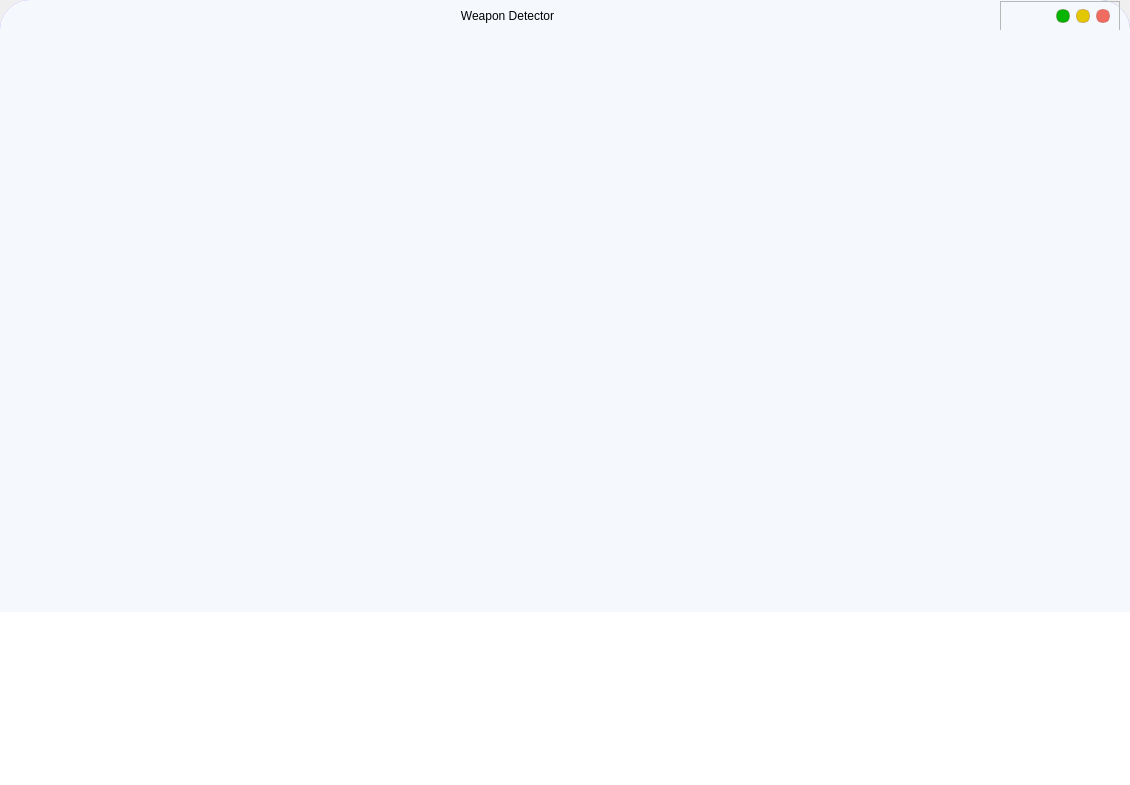
<?xml version="1.0" encoding="UTF-8"?>
<ui version="4.0">
 <class>MainWindow</class>
 <widget class="QMainWindow" name="MainWindow">
  <property name="geometry">
   <rect>
    <x>0</x>
    <y>0</y>
    <width>1130</width>
    <height>785</height>
   </rect>
  </property>
  <property name="windowTitle">
   <string>MainWindow</string>
  </property>
  <widget class="QWidget" name="Main_QW">
   <layout class="QGridLayout" name="gridLayout">
    <property name="leftMargin">
     <number>0</number>
    </property>
    <property name="topMargin">
     <number>0</number>
    </property>
    <property name="rightMargin">
     <number>0</number>
    </property>
    <property name="bottomMargin">
     <number>0</number>
    </property>
    <item row="0" column="0">
     <widget class="QFrame" name="Main_QF">
      <property name="styleSheet">
       <string notr="true">QFrame#Main_QF{
	background-color: qlineargradient(x0:0, y0:1, x1:1, y1:1,stop:0.4  rgb(107, 128, 210), stop:1 rgb(180, 140, 255));
border:0px solid red;
border-radius:30px
}</string>
      </property>
      <layout class="QGridLayout" name="gridLayout_2">
       <property name="leftMargin">
        <number>0</number>
       </property>
       <property name="topMargin">
        <number>0</number>
       </property>
       <property name="rightMargin">
        <number>0</number>
       </property>
       <property name="bottomMargin">
        <number>0</number>
       </property>
       <item row="0" column="0">
        <widget class="QFrame" name="ContentBox">
         <property name="styleSheet">
          <string notr="true">QFrame#ContentBox{
	background-color: rgb(245, 249, 254);
border:0px solid red;
border-radius:30px
}</string>
         </property>
         <property name="frameShape">
          <enum>QFrame::StyledPanel</enum>
         </property>
         <property name="frameShadow">
          <enum>QFrame::Raised</enum>
         </property>
         <layout class="QGridLayout" name="gridLayout_3">
          <property name="leftMargin">
           <number>0</number>
          </property>
          <property name="topMargin">
           <number>0</number>
          </property>
          <property name="rightMargin">
           <number>0</number>
          </property>
          <property name="bottomMargin">
           <number>0</number>
          </property>
          <item row="2" column="0">
           <layout class="QGridLayout" name="gridLayout_5">
            <item row="0" column="0">
             <layout class="QVBoxLayout" name="verticalLayout">
              <item>
               <layout class="QHBoxLayout" name="horizontalLayout">
                <property name="leftMargin">
                 <number>30</number>
                </property>
                <property name="rightMargin">
                 <number>30</number>
                </property>
                <item>
                 <widget class="QPushButton" name="prev_btn">
                  <property name="enabled">
                   <bool>true</bool>
                  </property>
                  <property name="minimumSize">
                   <size>
                    <width>130</width>
                    <height>130</height>
                   </size>
                  </property>
                  <property name="maximumSize">
                   <size>
                    <width>80</width>
                    <height>80</height>
                   </size>
                  </property>
                  <property name="autoFillBackground">
                   <bool>false</bool>
                  </property>
                  <property name="styleSheet">
                   <string notr="true">QPushButton{
background-image: url(assets/before.png);
background-repeat: no-repeat;
background-position: center;
border: none;
}</string>
                  </property>
                  <property name="text">
                   <string/>
                  </property>
                 </widget>
                </item>
                <item>
                 <widget class="QLabel" name="video">
                  <property name="minimumSize">
                   <size>
                    <width>640</width>
                    <height>550</height>
                   </size>
                  </property>
                  <property name="maximumSize">
                   <size>
                    <width>640</width>
                    <height>550</height>
                   </size>
                  </property>
                  <property name="styleSheet">
                   <string notr="true">QLabel{border-radius: 20px;}</string>
                  </property>
                  <property name="text">
                   <string/>
                  </property>
                 </widget>
                </item>
                <item>
                 <widget class="QPushButton" name="next_btn">
                  <property name="minimumSize">
                   <size>
                    <width>130</width>
                    <height>130</height>
                   </size>
                  </property>
                  <property name="maximumSize">
                   <size>
                    <width>80</width>
                    <height>80</height>
                   </size>
                  </property>
                  <property name="styleSheet">
                   <string notr="true">QPushButton{
background-image: url(assets/next.png);
background-repeat: no-repeat;
background-position: center;
border: none;
}</string>
                  </property>
                  <property name="text">
                   <string/>
                  </property>
                 </widget>
                </item>
               </layout>
              </item>
             </layout>
            </item>
            <item row="3" column="0">
             <widget class="QTextEdit" name="log">
              <property name="styleSheet">
               <string notr="true">QTextEdit {
    border-bottom-left-radius: 30px;
    border-bottom-right-radius: 30px;
}</string>
              </property>
             </widget>
            </item>
           </layout>
          </item>
          <item row="0" column="0">
           <widget class="QFrame" name="top">
            <property name="minimumSize">
             <size>
              <width>0</width>
              <height>30</height>
             </size>
            </property>
            <property name="maximumSize">
             <size>
              <width>16777215</width>
              <height>30</height>
             </size>
            </property>
            <property name="styleSheet">
             <string notr="true">QFrame#top{
background-color: rgba(255, 255, 255,0);
}</string>
            </property>
            <property name="frameShape">
             <enum>QFrame::StyledPanel</enum>
            </property>
            <property name="frameShadow">
             <enum>QFrame::Raised</enum>
            </property>
            <layout class="QGridLayout" name="gridLayout_4">
             <property name="leftMargin">
              <number>20</number>
             </property>
             <property name="topMargin">
              <number>0</number>
             </property>
             <property name="bottomMargin">
              <number>0</number>
             </property>
             <item row="0" column="0">
              <widget class="QLabel" name="explain_title">
               <property name="minimumSize">
                <size>
                 <width>0</width>
                 <height>30</height>
                </size>
               </property>
               <property name="maximumSize">
                <size>
                 <width>16777215</width>
                 <height>30</height>
                </size>
               </property>
               <property name="styleSheet">
                <string notr="true">font: 700 italic 11pt &quot;Segoe UI&quot;;</string>
               </property>
               <property name="text">
                <string>Weapon Detector</string>
               </property>
               <property name="alignment">
                <set>Qt::AlignCenter</set>
               </property>
              </widget>
             </item>
             <item row="0" column="1">
              <widget class="QFrame" name="buttons_sf">
               <property name="minimumSize">
                <size>
                 <width>120</width>
                 <height>30</height>
                </size>
               </property>
               <property name="maximumSize">
                <size>
                 <width>120</width>
                 <height>30</height>
                </size>
               </property>
               <property name="frameShape">
                <enum>QFrame::StyledPanel</enum>
               </property>
               <property name="frameShadow">
                <enum>QFrame::Raised</enum>
               </property>
               <layout class="QHBoxLayout" name="horizontalLayout_2">
                <property name="topMargin">
                 <number>0</number>
                </property>
                <property name="bottomMargin">
                 <number>0</number>
                </property>
                <item>
                 <widget class="QPushButton" name="add_camera">
                  <property name="minimumSize">
                   <size>
                    <width>0</width>
                    <height>20</height>
                   </size>
                  </property>
                  <property name="maximumSize">
                   <size>
                    <width>16777215</width>
                    <height>20</height>
                   </size>
                  </property>
                  <property name="cursor">
                   <cursorShape>PointingHandCursor</cursorShape>
                  </property>
                  <property name="styleSheet">
                   <string notr="true">QPushButton{
background-image: url(assets/new.png);
background-repeat: no-repeat;
background-position: center;
border: none;
}</string>
                  </property>
                  <property name="text">
                   <string/>
                  </property>
                 </widget>
                </item>
                <item>
                 <widget class="QPushButton" name="min_sf">
                  <property name="minimumSize">
                   <size>
                    <width>14</width>
                    <height>14</height>
                   </size>
                  </property>
                  <property name="maximumSize">
                   <size>
                    <width>14</width>
                    <height>14</height>
                   </size>
                  </property>
                  <property name="styleSheet">
                   <string notr="true">QPushButton{
	
	background-color: rgb(4, 180, 0);
border:1px solid rgba(113, 17, 15,50);
border-radius:6px;
}
QPushButton:hover {
background-color:rgb(62, 158, 47)
	
}
QPushButton:pressed {
	background-color: rgb(84, 171, 67);
}
</string>
                  </property>
                  <property name="text">
                   <string/>
                  </property>
                 </widget>
                </item>
                <item>
                 <widget class="QPushButton" name="max_sf">
                  <property name="minimumSize">
                   <size>
                    <width>14</width>
                    <height>14</height>
                   </size>
                  </property>
                  <property name="maximumSize">
                   <size>
                    <width>14</width>
                    <height>14</height>
                   </size>
                  </property>
                  <property name="styleSheet">
                   <string notr="true">QPushButton{
	
	background-color: rgb(227, 199, 0);
border:1px solid rgba(113, 17, 15,50);
border-radius:6px;
}
QPushButton:hover {
background-color:rgb(219, 209, 68)
	
}
QPushButton:pressed {
	background-color: rgb(209, 202, 96);
}
</string>
                  </property>
                  <property name="text">
                   <string/>
                  </property>
                 </widget>
                </item>
                <item>
                 <widget class="QPushButton" name="close_button">
                  <property name="minimumSize">
                   <size>
                    <width>14</width>
                    <height>14</height>
                   </size>
                  </property>
                  <property name="maximumSize">
                   <size>
                    <width>14</width>
                    <height>14</height>
                   </size>
                  </property>
                  <property name="styleSheet">
                   <string notr="true">QPushButton{
	
	background-color: rgb(240, 108, 96);
border:1px solid rgba(113, 17, 15,50);
border-radius:6px;
}
QPushButton:hover {
background-color:rgb(139, 29, 31)
	
}
QPushButton:pressed {
	background-color: rgb(232, 59, 35);
}
</string>
                  </property>
                  <property name="text">
                   <string/>
                  </property>
                 </widget>
                </item>
               </layout>
              </widget>
             </item>
            </layout>
           </widget>
          </item>
          <item row="1" column="0">
           <widget class="QLabel" name="local_info">
            <property name="styleSheet">
             <string notr="true">font: 400 italic 11pt &quot;Segoe UI&quot;;</string>
            </property>
            <property name="text">
             <string/>
            </property>
            <property name="alignment">
             <set>Qt::AlignCenter</set>
            </property>
           </widget>
          </item>
         </layout>
        </widget>
       </item>
      </layout>
     </widget>
    </item>
   </layout>
  </widget>
 </widget>
 <resources/>
 <connections/>
</ui>
